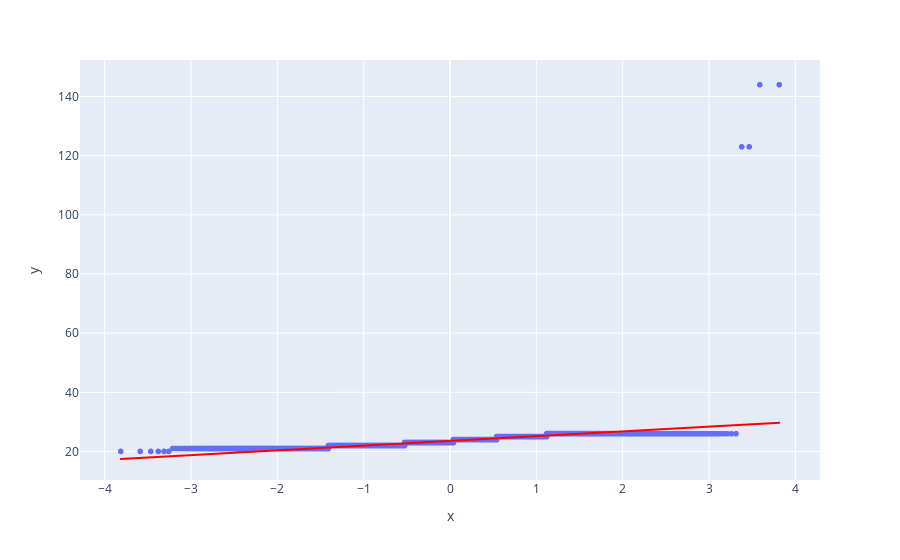

Notebook cell for this chart:
### Code cell
# DISCLAIMER: 'df' refers to the data you passed in when calling 'dtale.show'

import numpy as np
import pandas as pd
import plotly.graph_objs as go
df = df_creditos
if isinstance(df, (pd.DatetimeIndex, pd.MultiIndex)):
	df = df.to_frame(index=False)

# remove any pre-existing indices for ease of use in the D-Tale code, but this is not required
df = df.reset_index().drop('index', axis=1, errors='ignore')
df.columns = [str(c) for c in df.columns]  # update columns to strings in case they are numbers

s = df[~pd.isnull(df['edad'])]['edad']

import scipy.stats as sts
import plotly.express as px

qq_x, qq_y = sts.probplot(s, dist="norm", fit=False)
chart = px.scatter(x=qq_x, y=qq_y, trendline='ols', trendline_color_override='red')
figure = go.Figure(data=chart, layout=go.Layout({
    'legend': {'orientation': 'h'}, 'title': {'text': 'edad QQ Plot'}
}))

# If you're having trouble viewing your chart in your notebook try passing your 'chart' into this snippet:
#
from plotly.offline import iplot, init_notebook_mode
#
init_notebook_mode(connected=True)
chart.pop('id', None) # for some reason iplot does not like 'id'
iplot(chart)

### Figure 1 — Plotly figure (JSON) as saved in the notebook; plotly's stock layout.template omitted (floating-point values rounded to 4 significant figures; data arrays with more than 128 entries replaced by an {"elided": "..."} marker saying what was removed)
{"data": [{"hovertemplate": "x=%{x}<br>y=%{y}<extra></extra>", "legendgroup": "", "marker": {"color": "#636efa", "symbol": "circle"}, "mode": "markers", "name": "", "showlegend": false, "type": "scattergl", "x": {"elided": "10127 float values"}, "xaxis": "x", "y": {"elided": "10127 int values"}, "yaxis": "y"}, {"hovertemplate": "<b>OLS trendline</b><br>y = 1.60649 * x + 23.5727<br>R<sup>2</sup>=0.363245<br><br>x=%{x}<br>y=%{y} <b>(trend)</b><extra></extra>", "legendgroup": "", "line": {"color": "red"}, "marker": {"color": "#636efa", "symbol": "circle"}, "mode": "lines", "name": "", "showlegend": false, "type": "scattergl", "x": {"elided": "10127 float values"}, "xaxis": "x", "y": {"elided": "10127 float values"}, "yaxis": "y"}], "layout": {"legend": {"tracegroupgap": 0}, "margin": {"t": 60}, "xaxis": {"anchor": "y", "domain": [0, 1], "title": {"text": "x"}}, "yaxis": {"anchor": "x", "domain": [0, 1], "title": {"text": "y"}}}}
